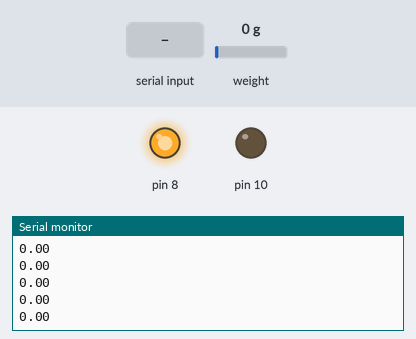
A sketch run on a simulated Arduino Uno, built with avr-gcc and run on an emulated ATmega328P. On the bench: output pins drawn as LEDs (lit = HIGH), the last lines printed to the serial monitor. The inputs (shaded band) are chosen by the test bench; at power-on: weight on the scale 0 g.

Above: at 2.2 s.
2.3 s: "90,45\n" received over Serial
At 3.51 s:
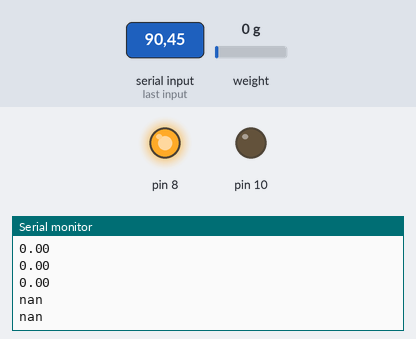
5.3 s: weight on the scale set to 100 g
At 5.32 s:
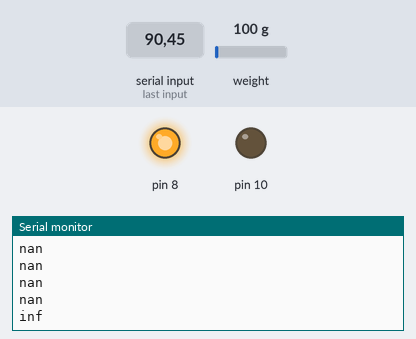

Measured:
- after the input at 2.3 s, the serial monitor: prints a new line after 1.1 s (image 1)
- after the input at 5.3 s, the serial monitor: prints a new line at once (image 2)

The sketch:

SerialScale.ino
```cpp
#include "HX711.h"
#include "FilterCascade.h"

String content = "";

HX711 scale;

#define DOUT 9
#define SCK 11

double r = 18.15;

void setup() {
  pinMode(10, OUTPUT);
  digitalWrite(10, LOW);
  pinMode(8, OUTPUT);
  digitalWrite(8, HIGH);

  Serial.begin(9600);
  scale.begin(DOUT, SCK);

  //scale.set_scale();
  scale.tare();
}

unsigned char heaviness[] = {2,2};
FilterCascade filtered =  FilterCascade(2, heaviness);

void loop() {

  Serial.println(filtered.apply(scale.get_units())/r);
  while(Serial.available()) {
    char c = Serial.read();
    if('\n' == c) {
      unsigned int n = content.toInt();
      content = String("");
      if(0 == n) {
        scale.tare();
      } else {
        //scale.set_scale(1);
        double t = scale.get_units(10);
        r = t/n;
        //scale.set_scale(r);
      }
    } else {
      content.concat(c);
    }
  }
}
```

FilterCascade.cpp
```cpp
// (licence header left out)
#include "FilterCascade.h"

FilterCascade::FilterCascade(unsigned char _size, unsigned char heaviness[]):
  size(_size)
{
  unsigned char i;
  if(size > MAX_CASCADE_SIZE) {
    size = MAX_CASCADE_SIZE;
  }

  for(i = 0; i < size; i++) {
    filters[i].heaviness = heaviness[i];
  }
}

long FilterCascade::filter(struct Filter *filter, long value) {
    filter->filteredVal = filter->filteredVal + ((value - filter->filteredVal) >> filter->heaviness);
    return filter->filteredVal;
}

long FilterCascade::apply(long value) {
    long filtered = value;
    int i = 0;
    for(i = 0; i < size; i++) {
        filtered = filter(&filters[i], filtered);
    }
    return filtered;
}
```

FilterCascade.h
```cpp
// (licence header left out)
#ifndef _FILTER_H
#define _FILTER_H

#define MAX_CASCADE_SIZE 5
typedef struct Filter {
    long filteredVal;
    unsigned char heaviness;
} Filter_t;

class FilterCascade {
public:
	FilterCascade(unsigned char size, unsigned char heaviness[]);
	long apply(long value);
private:
	unsigned char size;
	struct Filter filters[MAX_CASCADE_SIZE];
	long filter(struct Filter *filter, long value);
};

#endif
```
